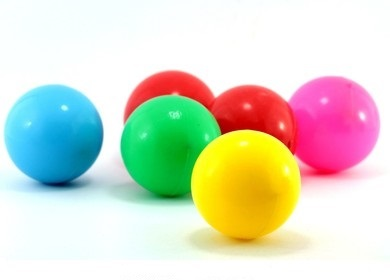
#> input picture 0 Basics/9.0 Morphological Transformations/balls.png, 390 x 280 px
$ python 'Morphological Transformations.py'
#> lines starting #> are read from the running program, lines starting #| are printed output that depends on the picture; after the words box and inside, x2 and y2 are one past the last pixel; in counts of white or black regions, pixels touching at a corner belong together
"""
Created on Wed Aug 25 10:04:50 2021
@author: Eriny
"""

## Morphological Transformations: Works on Black & White Images Only

import cv2 as cv
import numpy as np

img = cv.imread('balls.png', 0)
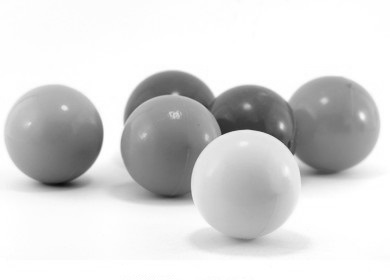
#> img: shape (280, 390); min 13, max 255, mean 215.6
_, mask = cv.threshold(img, 240, 390, cv.THRESH_BINARY_INV) ## [Pixel <= th -> White, Pixel > th -> Black]
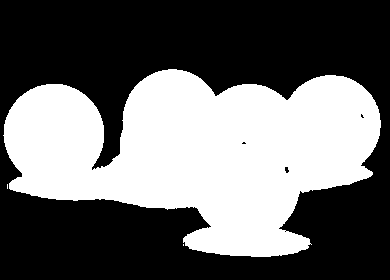
#> mask: shape (280, 390); 41.3% white; 3 white regions (2 under 20 px), largest, box (x1, y1, x2, y2) and area: (3, 69, 381, 257) 45062

kernel = np.ones((3,3), np.uint8)

dilation = cv.dilate(mask, kernel, iterations=2) ## Increase Size Of Objects [Dilation Size ∝ Num of Iteration] -- Good
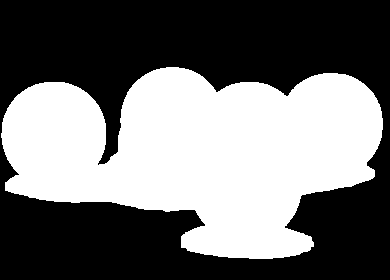
#> dilation: shape (280, 390); 44.2% white; 1 white region, box (x1, y1, x2, y2) and area: (1, 67, 383, 259) 48296
erosion  = cv.erode(mask, kernel, iterations=2)  ## Decrease Size Of Objects [Pixel in Kernel < 1 --> It Eroded] -- Not Good
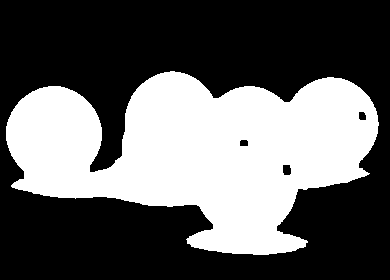
#> erosion: shape (280, 390); 38.2% white; 1 white region, box (x1, y1, x2, y2) and area: (6, 71, 379, 255) 41753

opening = cv.morphologyEx(mask, cv.MORPH_OPEN, kernel, iterations=3)  ## Erosion  THEN  Dilation
#> opening: shape (280, 390); 41.2% white; 1 white region, box (x1, y1, x2, y2) and area: (4, 69, 381, 257) 44992
closing = cv.morphologyEx(mask, cv.MORPH_CLOSE, kernel, iterations=2) ## Dilation THEN  Erosion
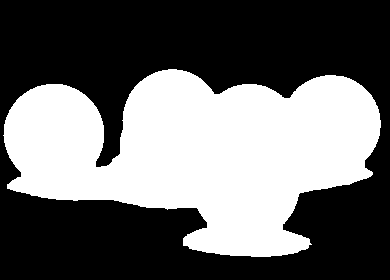
#> closing: shape (280, 390); 41.4% white; 1 white region, box (x1, y1, x2, y2) and area: (3, 69, 381, 257) 45204

cv.imshow("Original", img)
cv.imshow("Mask", mask)
cv.imshow("After Dilation", dilation)
cv.imshow("After Erosion", erosion)
cv.imshow("After Opening", opening)
cv.imshow("After Closing", closing)

cv.waitKey(0)
cv.destroyAllWindows()
